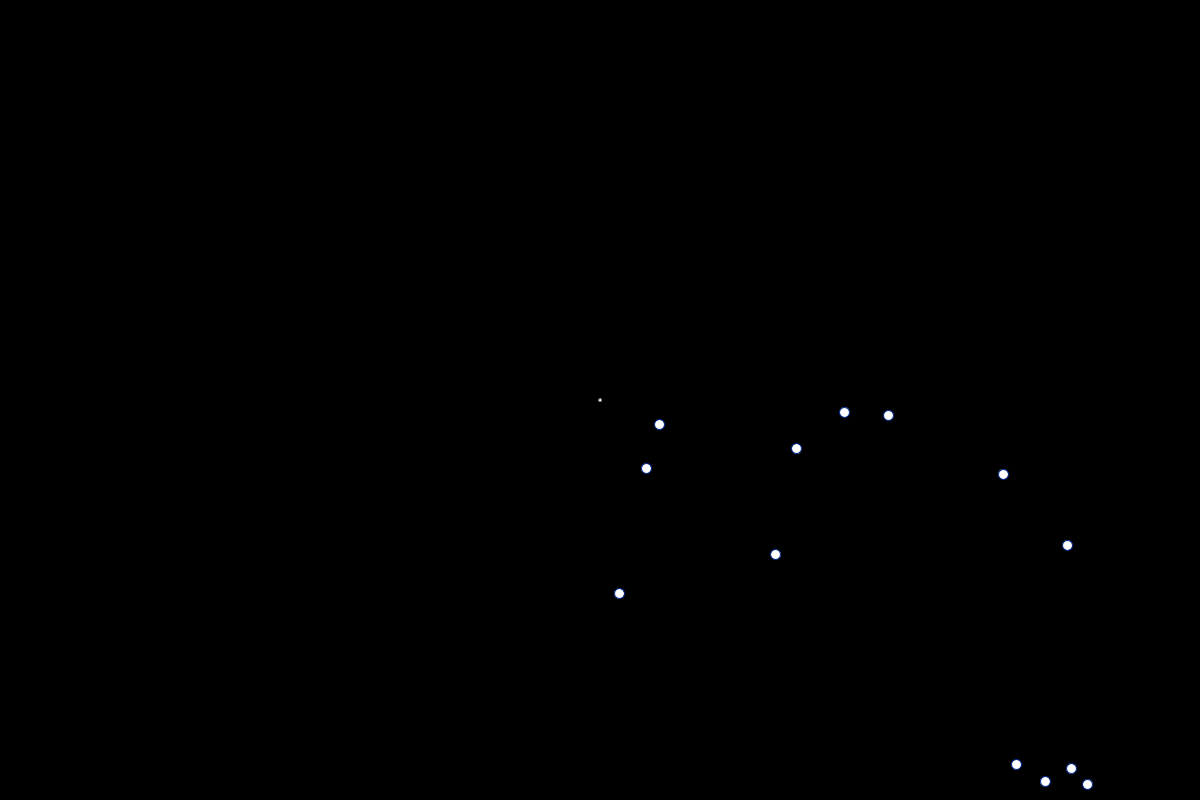
Frame 1 (no input)
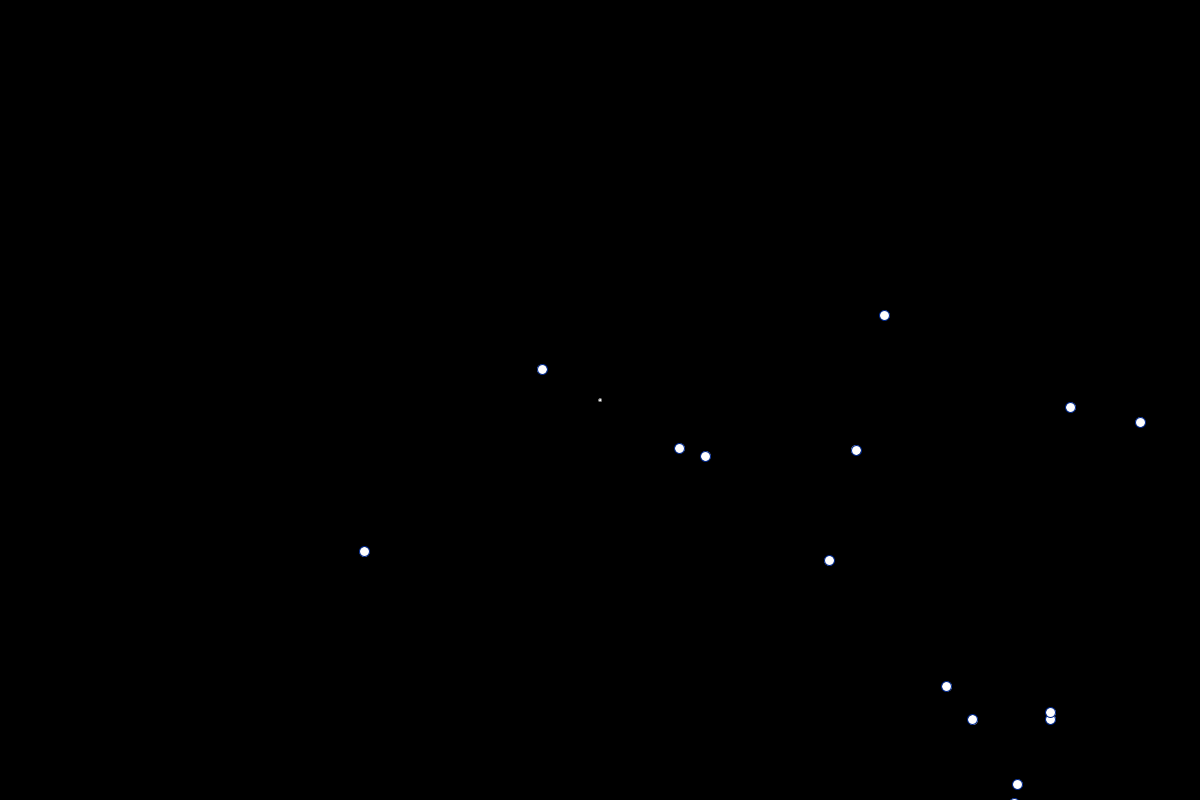
Frame 60 (the mouse pressed at the canvas centre just before this capture)
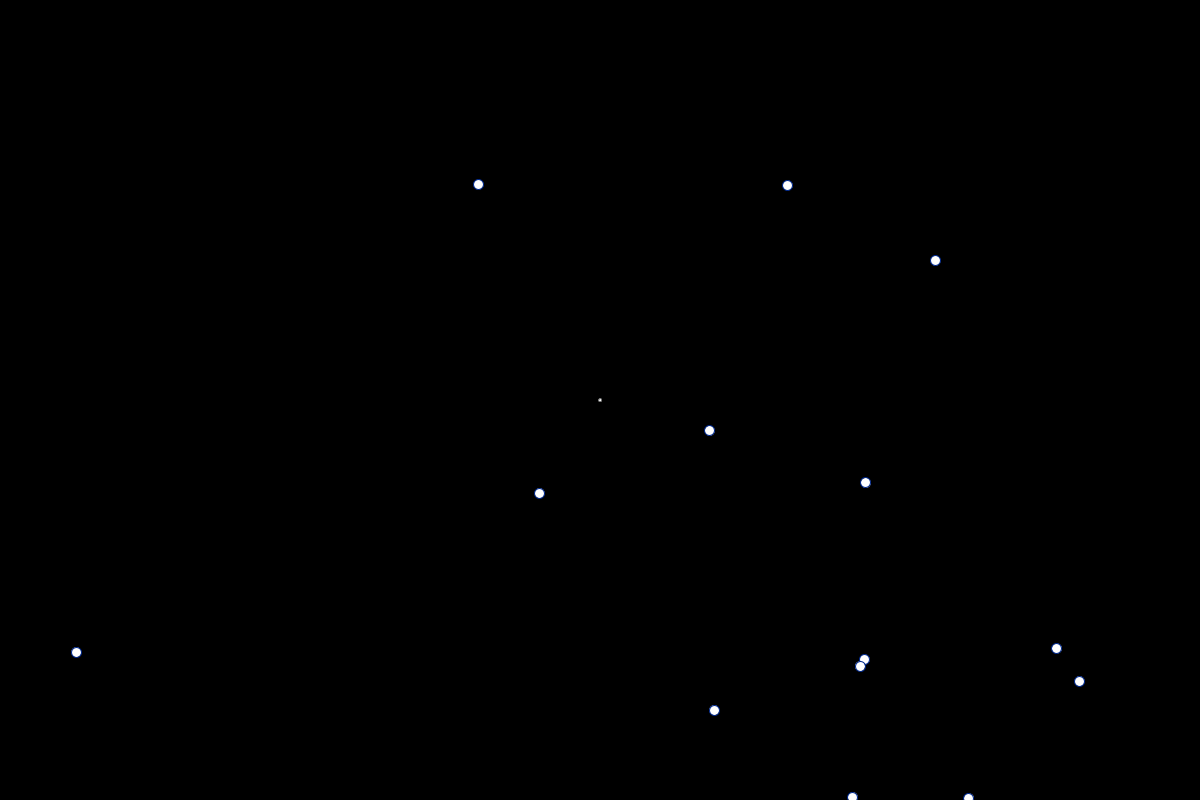
Frame 120 (the mouse held since frame 60 and released just before this capture)

The Processing sketch that drew these frames (run headless with seeded random() and noise(); from frame 60 on, the mouse is pressed at the canvas centre):

// Processing sketch: draw_shift3
// ── draw_shift3.pde
/*
shifting point with array of 30 points
*/


int balls = 30;
Shift [] baloons = new Shift[balls];

void setup()
{
  size(1200,800);
  frameRate(60);
  //translate(width/2, height/2);
  for(int i=0; i<balls; i++){
    baloons[i] = new Shift( random(width), random(height) );
  }
  
  
}


void draw()
{
  int r;
  background(0);
  
  translate(width/2, height/2);
  stroke(120);
  ellipse(0,0,3,3);
  
  // calc
  for(int i=0; i<balls; i++){
    r = baloons[i].update( );
    
    if(r==1){
      baloons[i].towards( randomGaussian()*width, randomGaussian()*height );
      baloons[i].speed(8 + 3.1*randomGaussian() );
    }
    
    stroke(0,40,140);
    ellipse(baloons[i].x, baloons[i].y, 10,10);
  }
  
  // draw
  
  
  
}

public class Shift
{
  public float x,y;
  float tx, ty;
  public float speed;
  
  public float minStep = 0.1;
  public float maxStep = 5;
  public float lastStep = 0.3;
  
  public Shift(float xx, float yy){
    x = xx;
    tx = xx;
    y = yy;
    ty = yy;
    speed = 3;
  }
  
  public float X(){
     return x; 
  }
  
  public float Y(){
     return y; 
  }
  
  public void speed( float S){
     speed = S; 
  }
  
  public void Set(float xx, float yy) {
     x = xx;
     y = yy;
     tx = xx;
     ty = yy;
  }
  
  public void towards( float nx, float ny){
    tx = nx;
    ty = ny;
  }
  
  // returns 1 if x onhas reached target
  public int update( ){
    int ret = 0;
    float val;
    
    //println("vals ", x, " : ", y );
    //println("diff ", (tx-x), " : ", (ty-y) );
    
    float dif = tx - x;
    
    //  -------  do X
   if(dif != 0)
   {
     if( abs(dif) <= lastStep) {
         x = tx;
         ret = 1;
       }
       else
       {
         val = dif / (speed * 60);
         
         if( abs(val) > maxStep)
         {
           if(tx > x)
               val = maxStep;
             else
               val = -maxStep;           
         }
         else if( abs(val) < minStep ) 
         {
             if(tx > x)
               val = minStep;
             else
               val = -minStep;             
         }
         
         x += val;  
       }   // Eo else
        
   }  // Eo diff NOT 0
   else
   {
     // diff = 0
      ret = 1; 
   }
   
   // ----------    do Y
   dif = ty - y;
   if(dif != 0){
     
     if( abs(dif) < lastStep){
        y = ty;
        if(ret==1)
          return 1;
        else
          return 0;
     }
     else
     {
       val = dif / (speed * 60);
       
       if( abs(val) > maxStep)
       {
         if( ty > y)
             val = maxStep;
           else
             val = -maxStep;
       }
       else if( abs(val) < minStep)
       {
           if( ty > y)
             val = minStep;
           else
             val = -minStep;
       }
       
       y += val;
       ret = 0;
     }  // Eo else
     
   }  // Eo diff=0
   else
   {
     if(ret==1)
       return 1;
     else
       return 0;
   }
   
   return ret; 
  }
  
  
  // Eo class
} 
